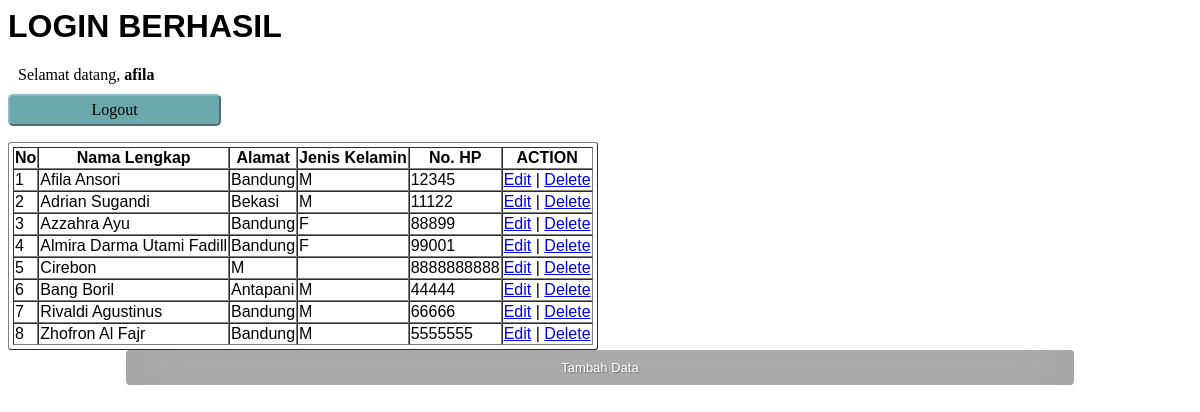
/dashboard.php (signed in), run on the app's committed database.
### tables this page shows
CREATE TABLE `tabel_mahasiswa`  (
  `id_mhs` int(10) NOT NULL AUTO_INCREMENT,
  `nama_lengkap` varchar(25) NULL DEFAULT NULL,
  `alamat` text NULL,
  `jenis_kelamin` char(1) NULL DEFAULT NULL,
  `nohp` varchar(13) NULL DEFAULT NULL,
  PRIMARY KEY (`id_mhs`) USING BTREE
);

### dashboard.php (the view, shortened to what this page needs)
<?php
  include "koneksiDB.php";
?>
<html>
<head>
</head>
<link rel="stylesheet" type="text/css" href="style.css">
<body id="bodymain" onload="InitBody()">
		<h1>LOGIN BERHASIL</h1>
		<?php
			echo "<p>Selamat datang, <b>".$_SESSION['username']."</b></p>";
		?>
		<form action="logout.php">
			<button class="reset" type="submit" >Logout</button>
		</form>
		<?php
			$sql = mysqli_query($conn,"SELECT * FROM tabel_mahasiswa");
			echo"<table border='1'>";
			echo"<tr>
				<th>No</th>
				<th>Nama Lengkap</th>
				<th>Alamat</th>
				<th>Jenis Kelamin</th>
				<th>No.  HP</th>
				<th>ACTION</th>
			</tr>";
			$i = 1;
			while ($data = mysqli_fetch_array($sql)) {
				echo "<tr>";
				echo "<td>".$i++."</td>";
				echo "<td>".$data["nama_lengkap"]."</td>";
				echo "<td>".$data["alamat"]."</td>";
				echo "<td>".$data["jenis_kelamin"]."</td>";
				echo "<td>".$data["nohp"]."</td>";
				echo "<td><a href=edit.php?id=$data[id_mhs]>Edit</a> | <a href=hapus.php?id=$data[id_mhs].'>Delete</a> </td>";
				echo "</tr>";
			}
			echo "</table>";
		?>
		<form action="tambah_data.php">
			<input type="submit" value="Tambah Data">
		</form>
</body>
</html>

### style.css (style rules this page uses)
body { background-size: cover; background-image: url('https://images.pexels.com/photos/531880/pexels-photo-531880.jpeg'); }
p { margin:10px; font-family: bahn; }
input { display: block; margin: auto; width: 80%; margin-bottom: 10px; background: rgba(0,0,0,0.3); border: none; outline: none; padding: 10px; font-size: 13px; color: #fff; text-shadow: 1px 1px 1px rgba(0,0,0,0.3); border-radius: 4px; box-shadow: inset 0 -5px 45px rgba(100,100,100,0.2), 0 1px 1px rgba(255,255,255,0.2); -webkit-transition: box-shadow .5s ease; -moz-transition: box-shadow .5s ease; -o-transition: box-shadow .5s ease; -ms-transition: box-shadow .5s ease; transition: box-shadow .5s ease; }
button { margin: auto; width: 10%; height: 4%; border-color: #8CBAC7; border-radius: 5px; background-color: #6BA9AC; font-family: bahn; font-size: 16px; }
.reset { width: 18%; }
table { padding : 4px; border-spacing : 0; border-radius : 3px; }

### data on the page
tabel_mahasiswa: nama_lengkap "Afila Ansori", alamat "Bandung", jenis_kelamin "M", nohp "12345"
tabel_mahasiswa: nama_lengkap "Adrian Sugandi", alamat "Bekasi", jenis_kelamin "M", nohp "11122"
tabel_mahasiswa: nama_lengkap "Azzahra Ayu", alamat "Bandung", jenis_kelamin "F", nohp "88899"
tabel_mahasiswa: nama_lengkap "Almira Darma Utami Fadill", alamat "Bandung", jenis_kelamin "F", nohp "99001"
tabel_mahasiswa: nama_lengkap "Cirebon", alamat "M", nohp "8888888888"
tabel_mahasiswa: nama_lengkap "Bang Boril", alamat "Antapani", jenis_kelamin "M", nohp "44444"
tabel_mahasiswa: nama_lengkap "Rivaldi Agustinus", alamat "Bandung", jenis_kelamin "M", nohp "66666"
tabel_mahasiswa: nama_lengkap "Zhofron Al Fajr", alamat "Bandung", jenis_kelamin "M", nohp "5555555"

### other printed values
$_SESSION['username'] "afila"
